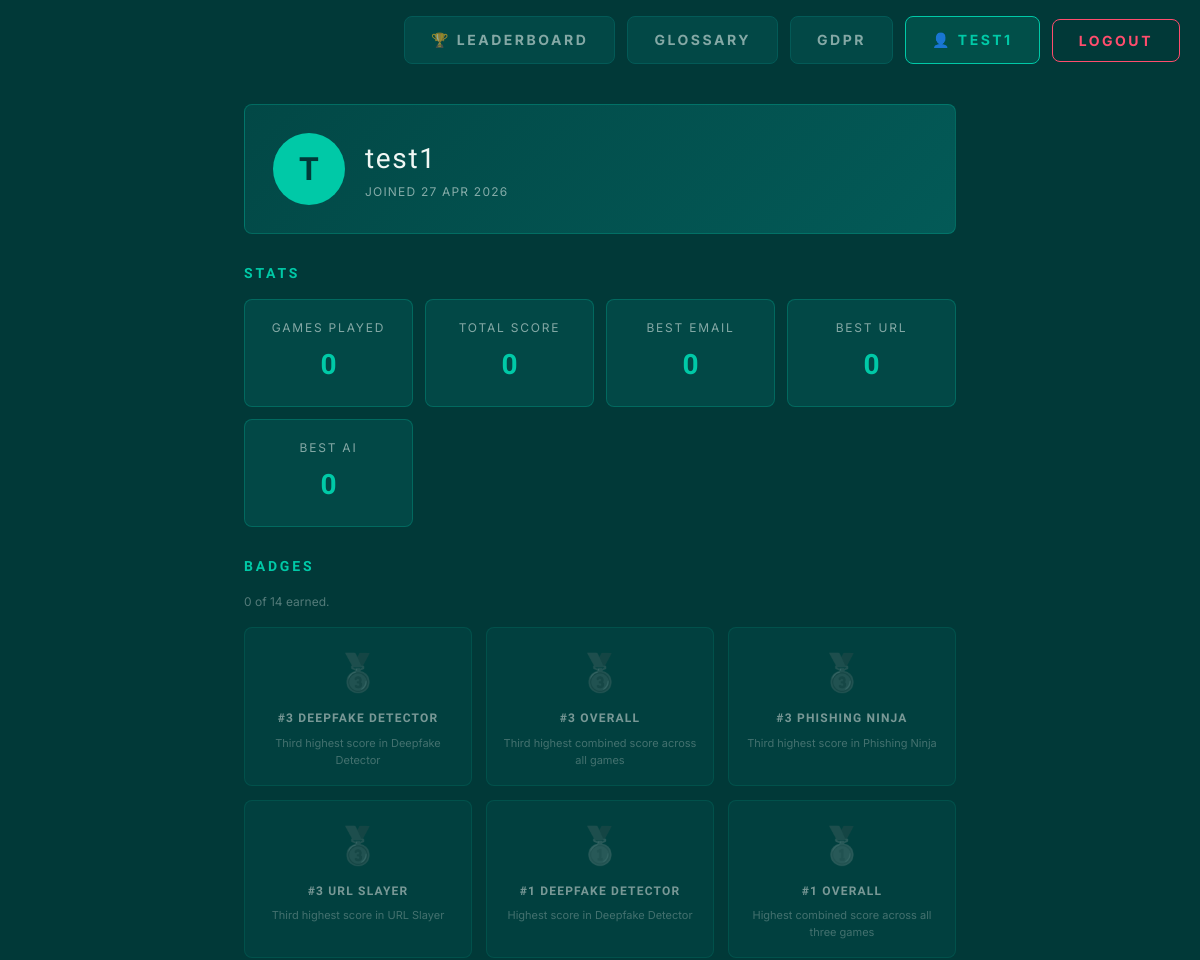
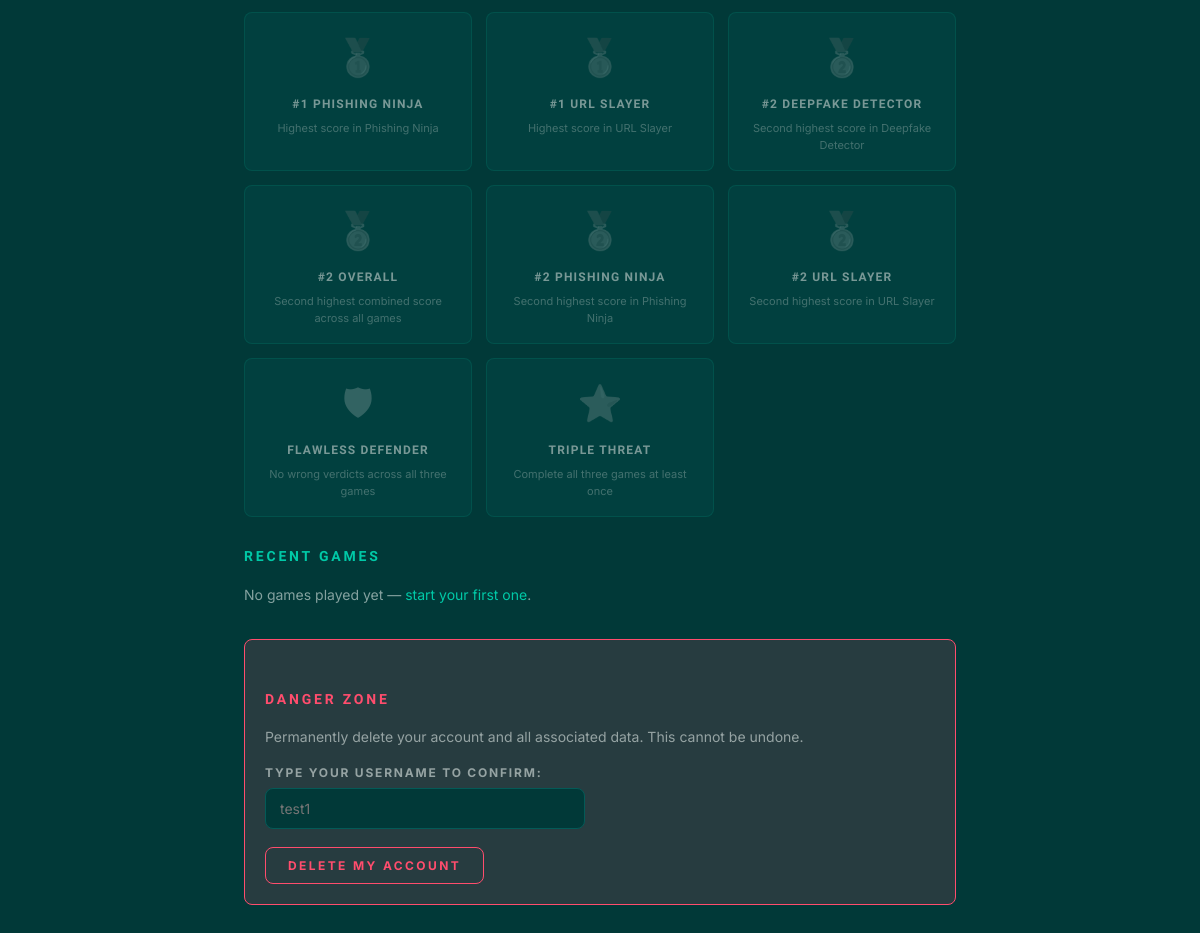
The page /profile/ (signed in) on the database as committed earlier (2 pictures, top to bottom).
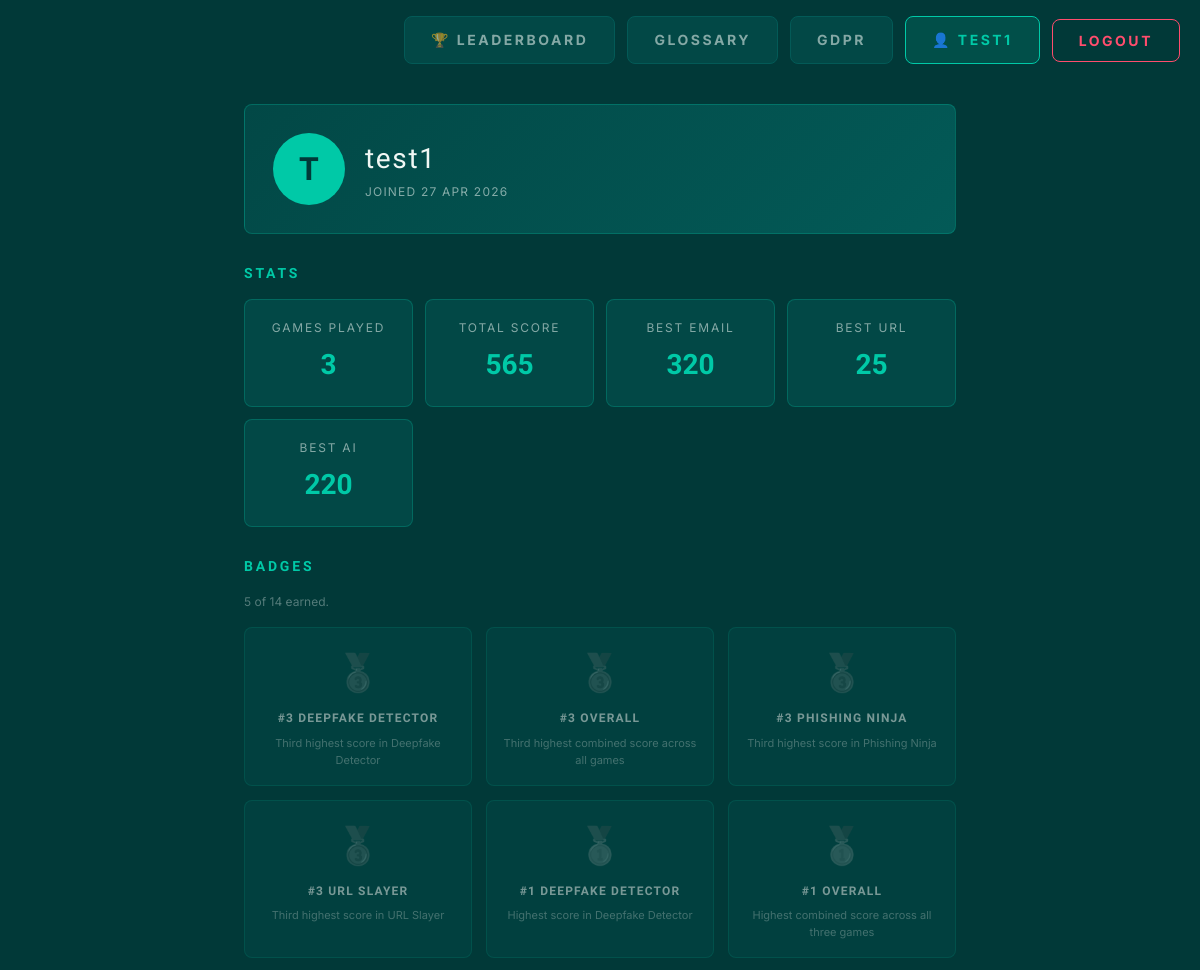
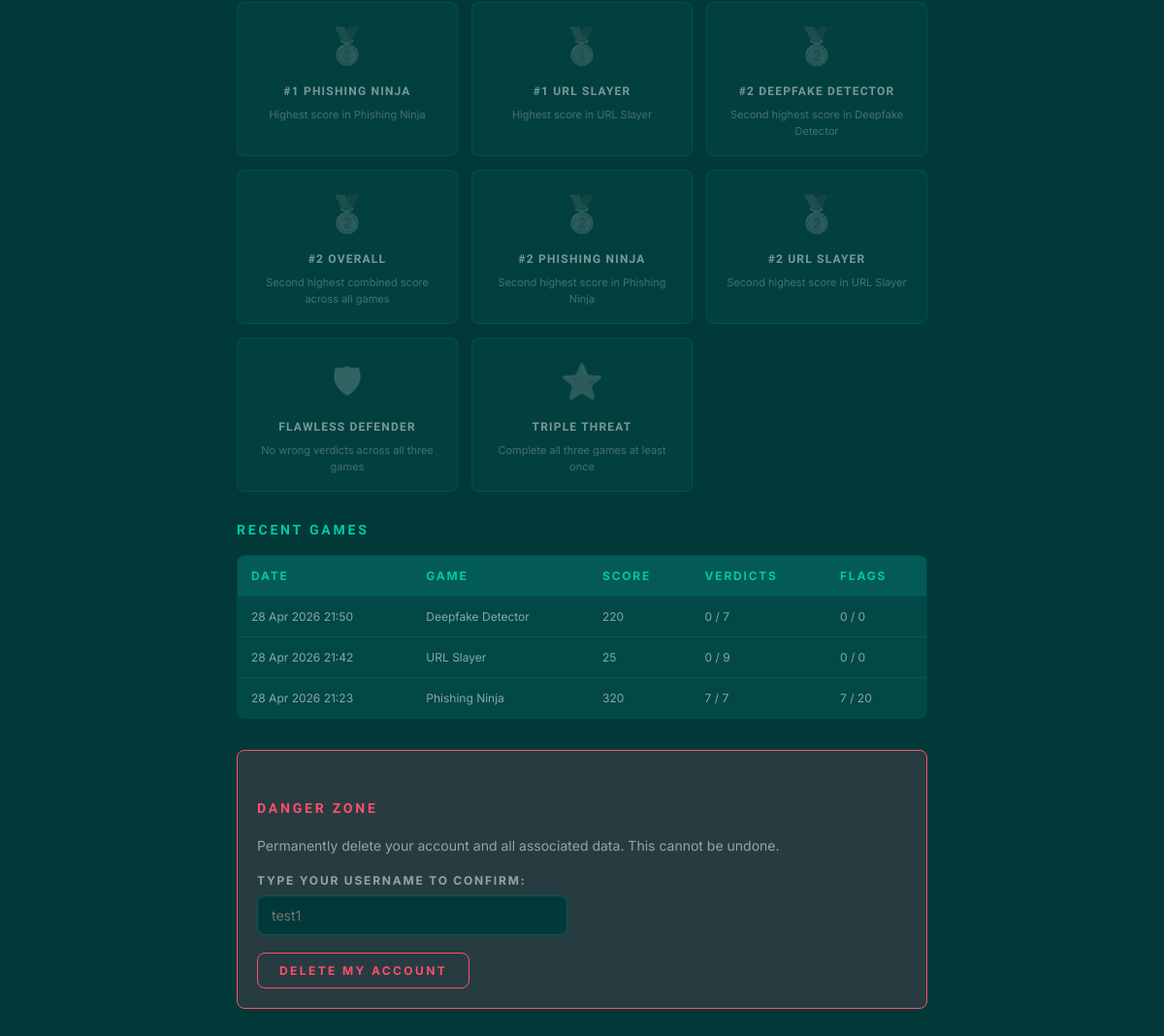
The same page on the database as committed later (2 pictures, top to bottom).
### game/models.py (models this page shows, shortened)
class Badge(models.Model):
    code = models.SlugField(unique=True)
    name = models.CharField(max_length=64)
    description = models.CharField(max_length=200)
    icon = models.CharField(max_length=8, default='🏅')
    tier = models.CharField(
        max_length=8,
        choices=[('bronze', 'Bronze'), ('silver', 'Silver'), ('gold', 'Gold'), ('special', 'Special')],
        default='bronze',
    )

class GameSession(models.Model):
    user  = models.ForeignKey(User, on_delete=models.CASCADE, related_name='game_sessions',
                              null=True, blank=True)
    guest = models.ForeignKey(GuestPlayer, on_delete=models.CASCADE, related_name='game_sessions',
                              null=True, blank=True)
    game = models.CharField(max_length=10, choices=GAME_CHOICES)
    score = models.IntegerField(default=0)
    correct_verdicts = models.IntegerField(default=0)
    total_scenarios  = models.IntegerField(default=0)
    flags_found      = models.IntegerField(default=0)
    flags_total      = models.IntegerField(default=0)
    completed_at = models.DateTimeField(auto_now_add=True)
    class Meta:
        ordering = ['-completed_at']
        indexes = [
            models.Index(fields=['game', '-score']),
            models.Index(fields=['-completed_at']),
        ]

### game/views.py (the view)
# urls.py: path('profile/',         views.profile_view,        name='profile'),
@login_required
def profile_view(request):
    user = request.user
    sessions = user.game_sessions.all().order_by('-completed_at')
    total_sessions = sessions.count()
    total_score    = sessions.aggregate(s=Sum('score'))['s'] or 0
    best_email     = sessions.filter(game='email').aggregate(m=Max('score'))['m'] or 0
    best_url       = sessions.filter(game='url').aggregate(m=Max('score'))['m'] or 0
    best_ai        = sessions.filter(game='ai').aggregate(m=Max('score'))['m'] or 0
    earned_badges = (
        UserBadge.objects.filter(user=user)
        .select_related('badge')
        .order_by('-earned_at')
    )
    earned_badge_ids = list(earned_badges.values_list('badge_id', flat=True))
    return render(request, 'game/profile.html', {
        'profile_user':   user,
        'sessions':       sessions[:20],
        'total_sessions': total_sessions,
        'total_score':    total_score,
        'best_email':     best_email,
        'best_url':       best_url,
        'best_ai':        best_ai,
        'earned_badges':  earned_badges,
        'all_badges':     Badge.objects.all().order_by('tier', 'name'),
        'earned_badge_ids': earned_badge_ids,
    })

### game/templates/game/profile.html (shortened to what this page needs)
{% load static %}
<!DOCTYPE html>
<html lang="en">
<head>
    <link rel="stylesheet" href="{% static 'css/style.css' %}">
</head>
<body>
    {% include 'game/navbar.html' %}
    <div class="container profile-container">
        <div class="profile-hero">
            <div class="profile-avatar">{{ profile_user.username|slice:":1"|upper }}</div>
            <div>
                <div class="profile-name">{{ profile_user.username }}</div>
                <div class="profile-meta">
                    Joined {{ profile_user.date_joined|date:"d M Y" }}
                </div>
            </div>
        </div>
        <h2>Stats</h2>
        <div class="stats-grid">
            <div class="stat-card"><div class="stat-label">Games Played</div><div class="stat-value">{{ total_sessions }}</div></div>
            <div class="stat-card"><div class="stat-label">Total Score</div> <div class="stat-value">{{ total_score }}</div></div>
            <div class="stat-card"><div class="stat-label">Best Email</div>  <div class="stat-value">{{ best_email }}</div></div>
            <div class="stat-card"><div class="stat-label">Best URL</div>    <div class="stat-value">{{ best_url }}</div></div>
            <div class="stat-card"><div class="stat-label">Best AI</div>     <div class="stat-value">{{ best_ai }}</div></div>
        </div>
        <h2>Badges</h2>
        <p style="font-size:var(--font-xs); color:var(--text-muted); margin-bottom:14px;">
            {{ earned_badges|length }} of {{ all_badges|length }} earned.
        </p>
        <div class="badges-showcase">
            {% for badge in all_badges %}
                {% with locked=True %}
                    <div class="badge-tile tier-{{ badge.tier }}{% if locked %} locked{% endif %}">
                        <span class="badge-icon">{{ badge.icon }}</span>
                        <div class="badge-name">{{ badge.name }}</div>
                        <div class="badge-desc">{{ badge.description }}</div>
                    </div>
                {% endwith %}
            {% endfor %}
        </div>
        <h2>Recent Games</h2>
        {% if sessions %}
        <table class="history-table">
            <thead>
                <tr><th>Date</th><th>Game</th><th>Score</th><th>Verdicts</th><th>Flags</th></tr>
            </thead>
            <tbody>
                {% for s in sessions %}
                <tr>
                    <td>{{ s.completed_at|date:"d M Y H:i" }}</td>
                    <td>{{ s.get_game_display }}</td>
                    <td>{{ s.score }}</td>
                    <td>{{ s.correct_verdicts }} / {{ s.total_scenarios }}</td>
                    <td>{{ s.flags_found }} / {{ s.flags_total }}</td>
                </tr>
                {% endfor %}
            </tbody>
        </table>
        {% else %}
        <p style="color:var(--text-dim);">No games played yet — <a href="{% url 'play_game' %}">start your first one</a>.</p>
        {% endif %}
        <div class="danger-zone">
            <h2>Danger Zone</h2>
            <p style="color:var(--text-dim); margin-bottom:14px;">
                Permanently delete your account and all associated data. This cannot be undone.
            </p>
            <form method="post" action="{% url 'delete_account' %}"
                  onsubmit="return confirm('Are you absolutely sure? This will permanently delete your account.');">
                <div class="form-group" style="max-width:320px;">
                    <label for="confirm">Type your username to confirm:</label>
                    <input type="text" name="confirm" id="confirm" placeholder="{{ profile_user.username }}" required>
                </div>
                <button type="submit" class="btn-danger">Delete My Account</button>
            </form>
        </div>
    </div>
</body>
</html>

### game/templates/game/navbar.html (shortened to what this page needs)
<div class="nav-bar">
    <a href="{% url 'leaderboard' %}" class="nav-btn">🏆 Leaderboard</a>
    <a href="{% url 'glossary' %}" class="nav-btn">Glossary</a>
    <a href="{% url 'gdpr' %}" class="nav-btn">GDPR</a>
    {% if user.is_authenticated %}
        <a href="{% url 'profile' %}" class="nav-btn profile-btn">👤 {{ user.username }}</a>
        <form action="{% url 'logout' %}" method="post" class="nav-form">
            <button type="submit" class="nav-btn logout-btn">Logout</button>
        </form>
    {% else %}
        <a href="{% url 'login' %}" class="nav-btn">Login</a>
        <a href="{% url 'register' %}" class="nav-btn">Register</a>
    {% endif %}
</div>

Rows that differ between the two databases and show on the page:
added GameSession: completed_at "28 Apr 2026 21:50", game "Deepfake Detector", score "220", correct_verdicts "0", total_scenarios "7", flags_found "0", flags_total "0"
added GameSession: completed_at "28 Apr 2026 21:42", game "URL Slayer", score "25", correct_verdicts "0", total_scenarios "9", flags_found "0", flags_total "0"
added GameSession: completed_at "28 Apr 2026 21:23", game "Phishing Ninja", score "320", correct_verdicts "7", total_scenarios "7", flags_found "7", flags_total "20"
Other text that changed with them:
{{ total_sessions }}: "0" → "3"
{{ total_score }}: "0" → "565"
{{ best_email }}: "0" → "320"
{{ best_url }}: "0" → "25"
{{ best_ai }}: "0" → "220"
{{ earned_badges|length }}: "0" → "5"
text no longer shown: "No games played yet — start your first one ."
text now shown: "DATE GAME SCORE VERDICTS FLAGS"
